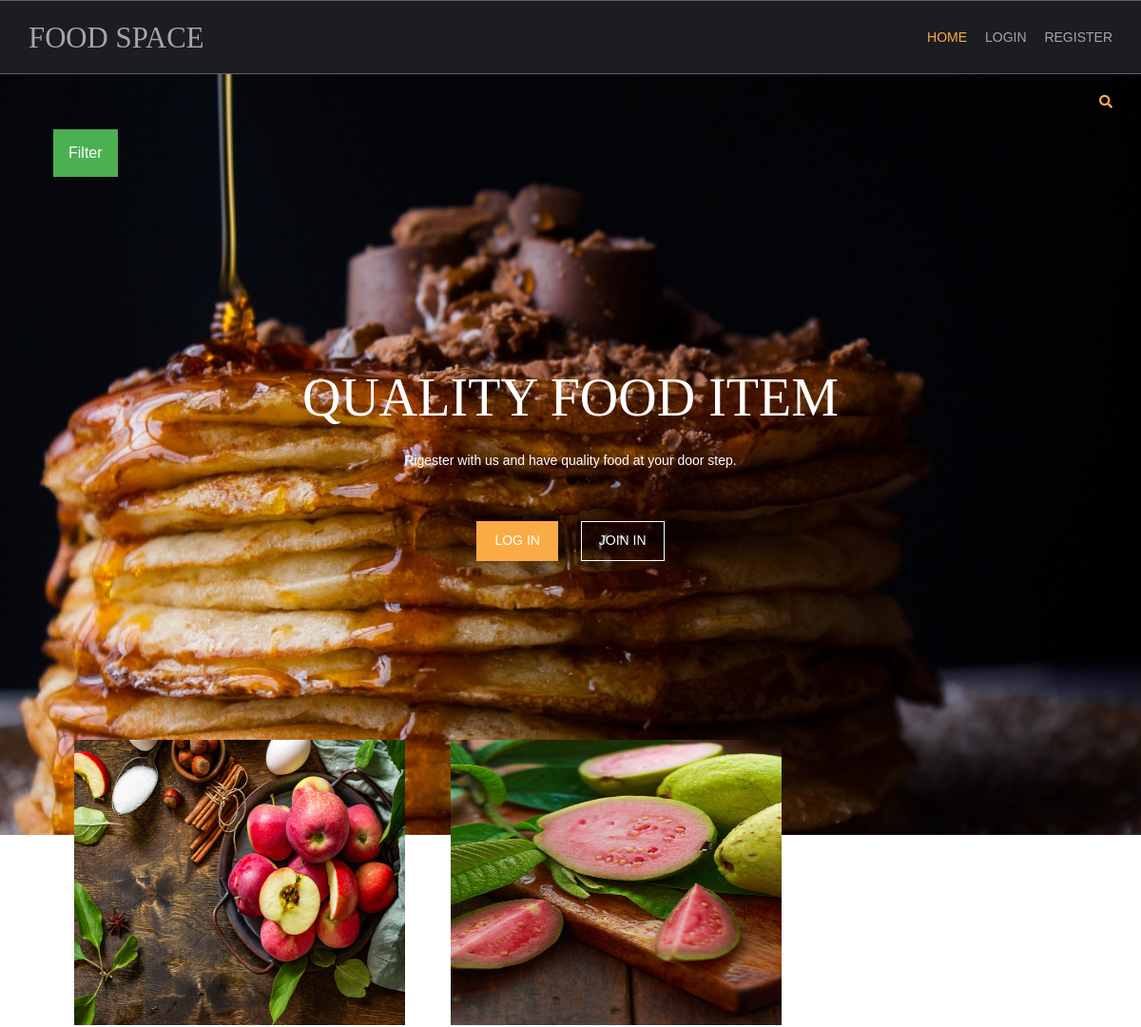
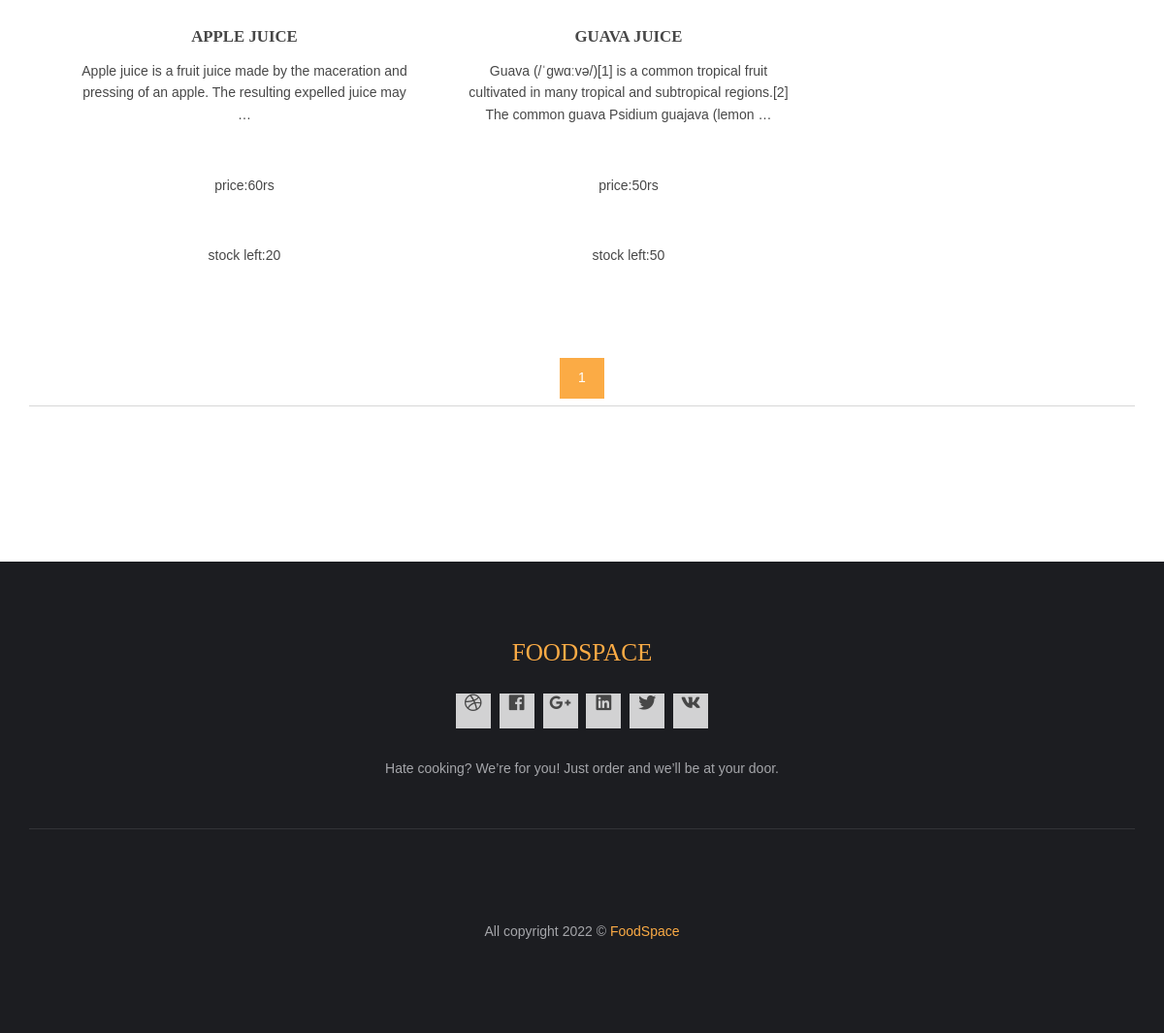
/fruits/, run on the app's committed database (2 pictures, top to bottom).
### home/models.py (models this page shows, shortened)
class prod(models.Model):
    name=models.CharField(max_length=120,unique=True)
    slug=models.SlugField(max_length=120,unique=True)
    img=models.ImageField(upload_to='product')
    desc=models.TextField()
    stock=models.IntegerField()
    available=models.BooleanField()
    price=models.IntegerField()
    category=models.ForeignKey(catg,on_delete=models.CASCADE)
    def get_url(self):
        return reverse('details',args=[self.category.slug,self.slug])

### home/views.py (the view)
# urls.py: 2. Add a URL to urlpatterns:  path('', views.home, name='home')
def home(request, c_slug=None):
    c_page = None
    obj1 = None
    if c_slug!= None:
        c_page = get_object_or_404(catg, slug=c_slug)
        obj1 = prod.objects.filter(category=c_page, available=True)
    else:
        obj1 = prod.objects.all().filter(available=True)
    cat = catg.objects.all()
    paginator=Paginator(obj1,3)
    try:
        page=int(request.GET.get('page','1'))
    except:
        page=1
    try:
        pro=paginator.page(page)
    except(EmptyPage,InvalidPage):
        pro=paginator.page(paginator.num_pages)
    return render(request, 'index.html', {'obj': obj1, 'ct': cat,'pg':pro})

### home/models.py (called while the page is built)
    def get_url(self):
        return reverse('prod_ct',args=[self.slug])

### templates/index.html (shortened to what this page needs)
{% extends 'base.html' %}
{% load static %}
{% block content %}
<html lang="">
<head>
<link href="{% static 'hm/layout/styles/layout.css' %}" rel="stylesheet" type="text/css" media="all">
</head>
<body id="top">
<div class="sss" style="background-image:url({% static 'hm/images/demo/backgrounds/bg.jpg' %});">
  <div class="wrapper row0">
    <div id="topbar" class="hoc clear">
      <div class="fl_right">
        <ul class="nospace">
          <li id="searchform">
          </li>
        </ul>
      </div>
    </div>
  </div>
  <div class="dropdown">
  <button class="dropbtn">Filter</button>
</div>
  <div id="pageintro" class="hoc clear">
    <article>
      <h3 class="heading">quality food item</h3>
      <p>Rigester with us and have quality food at your door step.</p>
      <footer>
        <ul class="nospace inline pushright">
          <li><a class="btn" href="{% url 'login' %}">LOG IN</a></li>
          <li><a class="btn inverse" href="{% url 'register' %}">JOIN IN</a></li>
        </ul>
      </footer>
    </article>
  </div>
</div>
<div class="wrapper row3">
  <main class="hoc container clear">
    <section id="introblocks">
      <ul class="nospace group btmspace-80">
        {% for i in pg.object_list %}
        <li class="one_third">
          <figure><a class="imgover" href="{{i.get_url}}"><img src="{{i.img.url}}" alt="" style="height: 300;width: 500;"></a>
            <figcaption>
              <h6 class="heading">{{i.name}}</h6>
              <p>{{i.desc|truncatewords:20}}</p>
              <br>
              <p>price:{{i.price}}rs</p>
              <br>
              <p>stock left:{{i.stock}}</p>
            </figcaption>
          </figure>
        </li>
         {% endfor %}
      </ul>
    </section>
    <center>
      {% for p in pg.paginator.page_range %}
       <a href="?page={{p}}" class="btn btn-light btn-sm {% if pg.number == p %} active {% endif %}">{{p}}</a>
      {% endfor %}
    </center>
    <hr class="btmspace-80">
  </main>
</div>
  <footer id="footer" class="hoc clear">
    <div class="center btmspace-50">
      <h6 class="heading"><a href="#">FoodSpace</a></h6>
      <ul class="faico clear">
        <li><a class="faicon-dribble" href="#"><i class="fab fa-dribbble"></i></a></li>
        <li><a class="faicon-facebook" href="#"><i class="fab fa-facebook"></i></a></li>
        <li><a class="faicon-google-plus" href="#"><i class="fab fa-google-plus-g"></i></a></li>
        <li><a class="faicon-linkedin" href="#"><i class="fab fa-linkedin"></i></a></li>
        <li><a class="faicon-twitter" href="#"><i class="fab fa-twitter"></i></a></li>
        <li><a class="faicon-vk" href="#"><i class="fab fa-vk"></i></a></li>
      </ul>
      <p class="nospace">Hate cooking? We’re for you! Just order and we’ll be at your door.</p>
    </div>
        <div id="ctdetails" class="clear">
              <div class="center">
                 <p>All copyright 2022 © <a href="#">FoodSpace</a></p>
              </div>
        </div>
  </footer>
</body>
</html>
{% endblock %}

### static/hm/layout/styles/layout.css (style rules this page uses)
#topbar { padding:20px 0; font-size:.8rem; text-transform:uppercase; }
#topbar ul li { display:inline-block; margin-right:15px; }
#topbar ul li:last-child { margin-right:0; padding-right:0; border-right:none; }
#topbar #searchform { position:relative; line-height:1; z-index:9999; }
#topbar #searchform::after { display:block; height:18px; line-height:18px; padding:0; font-family:"Font Awesome\ 5 Free"; font-weight:900; font-size:1rem; content:"\f002"; }
#topbar #searchform ::placeholder { text-transform:capitalize; }
#pageintro { padding:200px 0 300px; }
#pageintro article, #pageintro article p { display:block; max-width:75%; margin:0 auto; text-align:center; }
#pageintro article p { max-width:65%; line-height:2rem; }
#pageintro .heading { margin-bottom:20px; font-size:4rem; }
#pageintro footer { margin-top:50px; }
.container { padding:80px 0; }
#introblocks { display:block; position:relative; margin:-180px 0 0 0; z-index:1; text-align:center; }
#introblocks figure figcaption { display:block; padding:30px 0 0 0; text-align:center; }
#introblocks figure figcaption .heading { font-size:1.2rem; font-weight:700; margin-bottom:0; }
#footer { padding:80px 0; }
#footer .heading { margin-bottom:50px; font-size:1.2rem; }
#footer > div:first-of-type .heading { margin-bottom:20px; text-transform:uppercase; font-size:1.8rem; }
#footer > div:first-of-type .faico { margin-bottom:30px; }
#footer #ctdetails { padding-top:80px; border-top:1px solid; }
*, *::before, *::after { transition:all .3s ease-in-out; }
.faico { margin:0; padding:0; list-style:none; }
.faico li { display:inline-block; margin:8px 5px 0 0; padding:0; line-height:normal; }
.faico li:last-child { margin-right:0; }
.faico a { display:inline-block; width:36px; height:36px; line-height:36px; font-size:18px; text-align:center; }
.faico a { color:#474747; background-color:rgba(255,255,255,.8); }
body { color:#A5A6AA; background-color:#1C1D21; }
a { color:#FBAB45; }
hr, .borderedbox { border-color:#D7D7D7; }
.btn, .btn.inverse:hover { color:#FFFFFF; background-color:#FBAB45; border-color:#FBAB45; }
.btn:hover, .btn.inverse { color:inherit; background-color:transparent; border-color:inherit; }
.imgover, .imgover:hover::after { color:#FFFFFF; }
.row3 { color:#474747; background-color:#FFFFFF; }
#topbar #searchform { color:#FBAB45; }
#pageintro { color:#FFFFFF; }
#footer .heading, #footer #ctdetails ul li div strong { color:#FFFFFF; }
#footer hr, #footer .borderedbox, #footer .linklist li, #footer #ctdetails { border-color:rgba(255,255,255,.1); }
@media screen and (min-width:1140px) { .hoc { max-width:1140px; } }

### templates/index.html (style rules this page uses)
.dropbtn { background-color: #4CAF50; color: white; padding: 16px; font-size: 16px; border: none; cursor: pointer; }
.dropdown { position: relative; display: inline-block; padding-left: 56px; }
.sss { height: 100%; background-position: center; background-repeat: no-repeat; background-size: cover; }

### data on the page
prod: img (picture), name "APPLE JUICE", desc "Apple juice is a fruit juice made by the maceration and pressing of an apple. The resulting expelled juice may …", price "60", stock "20"
prod: img (picture), name "GUAVA JUICE", desc "Guava (/ˈɡwɑːvə/)[1] is a common tropical fruit cultivated in many tropical and subtropical regions.[2] The common guava Psidium guajava (lemon …", price "50", stock "50"

### other printed values
{{ p }} "1"
